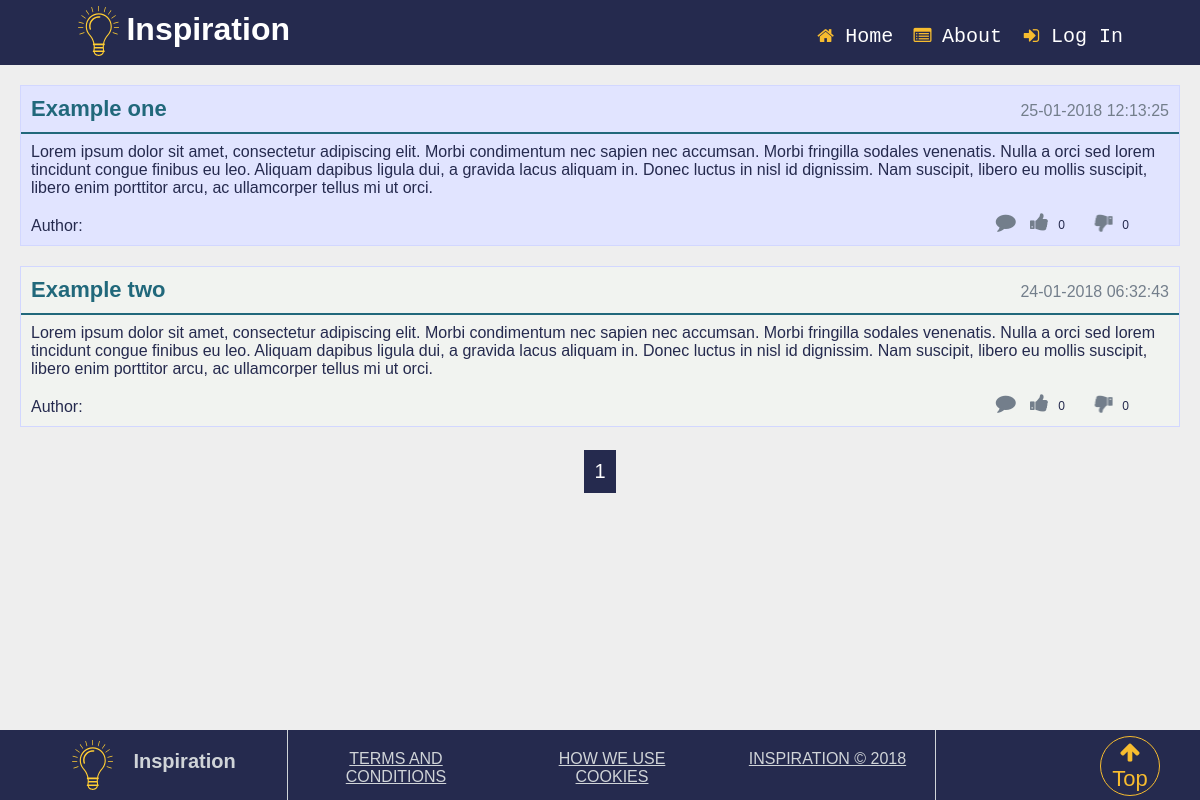
Page /test_page.php on the committed database.
### tables this page shows
CREATE TABLE `idea` (
  `idea_id` int(11) NOT NULL,
  `title` varchar(255) NOT NULL,
  `cat_id` int(2) NOT NULL,
  `content_text` text NOT NULL,
  `user_id` int(5) NOT NULL,
  `posted_date` datetime NOT NULL
);

### functions/sanitize.php (called while the page is built)
<?php
function escape($string){
    return htmlentities($string, ENT_QUOTES, 'UTF-8');
}

### classes/DB.php (called while the page is built, shortened)
<?php
class DB{
    private static $_instance= null;
    public static function getInstance(){
        if(!isset(self::$_instance)){
            self::$_instance = new DB();
        }
        return self::$_instance;
    }
}

### classes/Config.php (called while the page is built)
<?php
class Config{
	public static function get($path=null){
		if($path){
			$config = $GLOBALS['config'];
			$path = explode('/',$path);
			foreach($path as $bit){
			if(isset($config[$bit])){
				$config = $config[$bit];
				}
		}
			return $config;
		}
		return false;
	}
}

### classes/User.php (called while the page is built, shortened)
<?php
class User {
	private $_db,
			$_data,
			$_sessionName,
			$_cookieName,
			$_isLoggedIn;
	public function __construct($user = null){
		$this->_sessionName = Config::get('session/session_name');
	}
	public function isLoggedIn(){
		return $this->_isLoggedIn;
	}
}

### classes/Session.php (called while the page is built, shortened)
<?php
class Session{
	public static function exists($name){
		return (isset($_SESSION [$name]))?true:false;
	}
}

### server.php (called while the page is built, shortened)
<?php
$conn = mysqli_connect('127.0.0.1', 'root', '', 'inspirations');
function getLikes($id)
{
  global $conn;
  $sql = "SELECT COUNT(*) FROM vote_info
  		  WHERE idea_id = $id AND vote_action='like'";
  $rs = mysqli_query($conn, $sql);
  $result = mysqli_fetch_array($rs);
  return $result[0];
}
function getDislikes($id)
{
  global $conn;
  $sql = "SELECT COUNT(*) FROM vote_info
  		  WHERE idea_id = $id AND vote_action='dislike'";
  $rs = mysqli_query($conn, $sql);
  $result = mysqli_fetch_array($rs);
  return $result[0];
}
?>

### test_page.php (the view, shortened to what this page needs)
<?php require_once 'overall/header.php';
?>
<div class="main-content">
<?php
$ideas=DB::getInstance()->get('idea', array('idea_id', '>', 0));
$idea_per_page =5;
$i=0;
foreach ($ideas->results() as $idea){
        $i++;
}
$nuber_of_pages= ceil($i/$idea_per_page);
if(!isset($_GET['page'])){
    $page=1;
} else{
    $page = $_GET['page'];
}
$the_page_start_result = ($page-1)*$idea_per_page;
$sql="SELECT * FROM idea LIMIT " . $the_page_start_result . ','. $idea_per_page;
$results= mysqli_query($conn, $sql);
while ($row= mysqli_fetch_array($results)){
$p_date = $row['posted_date'];
    $date = date("d-m-Y H:i:s", strtotime($p_date));
    ?>
<div class="post_data_container">
    <div class="post_header">
        <div class="post_title"> <?php  echo $row['title']; ?> </div>
        <div class="post_date"> <?php echo $date;?> </div>
    </div>
    <div class="post_content"><?php  echo escape($row['content_text']); ?></div>
    <div class="post_footer">
    <div class="post_author"><?php
        $author_id = $row['user_id'];
        $author_name= DB::getInstance()->get('users', array('id', '=', $author_id));
        echo 'Author: '.  $author_name->first()->username; ?> </div>
    </div>
    <div class="post_info">
            <?php
            $user = new User();
            if (!$user->isLoggedIn()){
                ?>
                <div class="tooltip">
                    <i class="fa fa-comment"></i>
                </div>
                <div class="tooltip">
                    <i class="fa fa-thumbs-up like-btn-o"></i>
                </div>
                   <span class="likes"><?php echo getLikes($row['idea_id']); ?></span>
                <div class="tooltip">
                   <i class="fa fa-thumbs-down dislike-btn-o"></i>
                </div>
                   <span class="dislikes"><?php echo getDislikes($row['idea_id']); ?></span>
            <?php } ?>
    </div>
</div>
    <?php
}
?>
<div class="page_number">
 <?php
for($page=1; $page<=$nuber_of_pages; $page++){
    echo '<a href="test_page.php?page=' . $page . '">'. $page . '</a>';
}
?>
</div>
<?php require_once 'overall/footer.php';?>

### css/style.css (style rules this page uses)
body { margin: 0; padding: 0; background-color: #eee; -webkit-font-smoothing: antialiased; -moz-osx-font-smoothing: grayscale; font-family: Arial, Helvetica, sans-serif; position:absolute; min-width:100%; min-height:100%; }
html { position:relative; height:100%; width:100%; }
* { box-sizing: border-box; }
.nav-trigger span, .nav-trigger span:before, span:after { width: 20px; height: 2px; background-color: #fff; position: absolute; }
.main-content { margin-top: 0; padding: 0; padding-top: 65px; height: 100%; z-index: 1 }

### css/post_data_style.css (style rules this page uses)
* { padding: 0; margin: 0; }
.post_data_container { border: 1px solid #D2D7FF; color: #252A4E; margin: 20px; }
.post_data_container:nth-child(2n+0) { background-color: #f1f3F0; }
.post_data_container:nth-child(2n+1) { background-color: #E1E4FF; }
.post_title { font-size: 22px; font-weight: 600; color: #21687B; padding: 10px; float: left; }
.post_content { font-size: 16px; padding: 10px; float: right; }
.post_author { font-size: 16px; padding: 10px; float: left; }
.post_date { float: right; font-size: 16px; padding: 16px 10px 10px 10px; color: #737E8B; }
.post_header { border-bottom: 1px solid #21687B; }
.post_footer { border-top: 1px solid #21687B; }
.post_info { float: right; margin-right: 30px; }
.post_info .like-btn-o { font-size: 20px; color: #737E8B; cursor: pointer; }
.post_info .dislike-btn-o { font-size: 20px; color: #737E8B; cursor: pointer; }
.post_info .fa-comment { font-size: 20px; color: #737E8B; cursor: pointer; }
.post_info i { padding: 5px; display: inline-block; margin: auto; text-align: left; }
.fa { font-size: 0.5em; }
.fa-thumbs-down, .fa-thumbs-o-down { transform:rotateY(180deg); }
.likes { margin-right: 20px; font-size: 12px; }
.dislikes { margin-right: 20px; font-size: 12px; }
.tooltip { position: relative; display: inline-block; text-align: center; }
.page_number { width: 100%; text-align: center; }
.page_number a { font-size: 20px; display: inline-block; margin: 3px; background-color: #252A4E; color: #fff; padding: 10px; text-decoration: none; }

### rows in the picture
idea: title "Example one", posted_date "25-01-2018 12:13:25", content_text "Lorem ipsum dolor sit amet, consectetur adipiscing elit. Morbi condimentum nec sapien nec accumsan. Morbi fringilla sodales venenatis. Nulla a orci sed lorem tincidunt congue finibus eu leo. Aliquam dapibus ligula dui, a gravida lacus aliquam in. Donec luctus in nisl id dignissim. Nam suscipit, libero eu mollis suscipit, libero enim porttitor arcu, ac ullamcorper tellus mi ut orci.", idea_id "0"
idea: title "Example two", posted_date "24-01-2018 06:32:43", content_text "Lorem ipsum dolor sit amet, consectetur adipiscing elit. Morbi condimentum nec sapien nec accumsan. Morbi fringilla sodales venenatis. Nulla a orci sed lorem tincidunt congue finibus eu leo. Aliquam dapibus ligula dui, a gravida lacus aliquam in. Donec luctus in nisl id dignissim. Nam suscipit, libero eu mollis suscipit, libero enim porttitor arcu, ac ullamcorper tellus mi ut orci.", idea_id "0"
